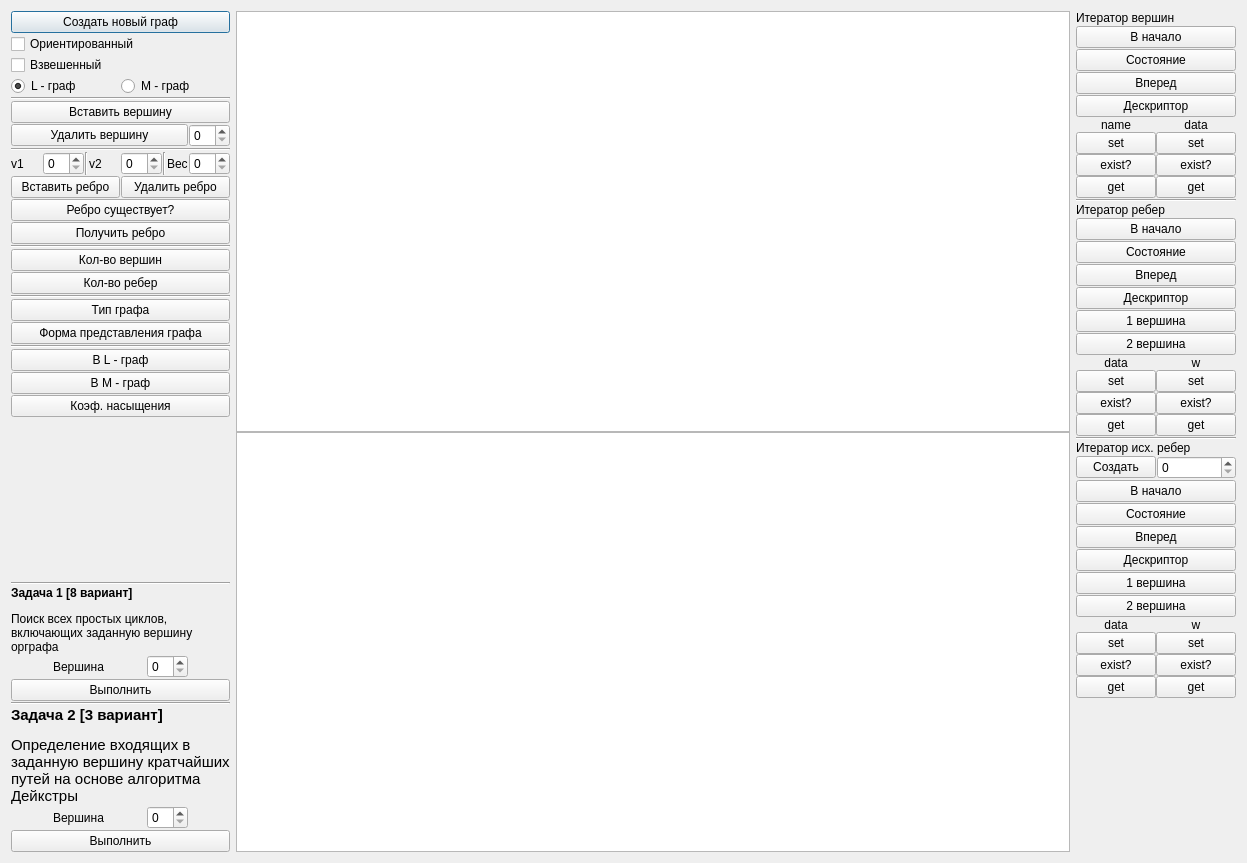
<?xml version="1.0" encoding="UTF-8"?>
<ui version="4.0">
 <class>Dialog</class>
 <widget class="QDialog" name="Dialog">
  <property name="geometry">
   <rect>
    <x>0</x>
    <y>0</y>
    <width>1247</width>
    <height>863</height>
   </rect>
  </property>
  <property name="windowTitle">
   <string>Graph-rgz</string>
  </property>
  <layout class="QHBoxLayout" name="horizontalLayout">
   <item>
    <layout class="QHBoxLayout" name="horizontalLayout_2">
     <property name="spacing">
      <number>1</number>
     </property>
     <item>
      <layout class="QVBoxLayout" name="verticalLayout_2">
       <property name="spacing">
        <number>1</number>
       </property>
       <property name="sizeConstraint">
        <enum>QLayout::SetDefaultConstraint</enum>
       </property>
       <item>
        <widget class="QPushButton" name="createGraphButton">
         <property name="sizePolicy">
          <sizepolicy hsizetype="Minimum" vsizetype="Fixed">
           <horstretch>0</horstretch>
           <verstretch>0</verstretch>
          </sizepolicy>
         </property>
         <property name="text">
          <string>Создать новый граф</string>
         </property>
        </widget>
       </item>
       <item>
        <widget class="QCheckBox" name="directedCheckBox">
         <property name="sizePolicy">
          <sizepolicy hsizetype="Minimum" vsizetype="Fixed">
           <horstretch>0</horstretch>
           <verstretch>0</verstretch>
          </sizepolicy>
         </property>
         <property name="text">
          <string>Ориентированный</string>
         </property>
        </widget>
       </item>
       <item>
        <widget class="QCheckBox" name="weightCheckBox">
         <property name="text">
          <string>Взвешенный</string>
         </property>
        </widget>
       </item>
       <item>
        <layout class="QHBoxLayout" name="horizontalLayout_3">
         <item>
          <widget class="QRadioButton" name="LCheckBox">
           <property name="text">
            <string>L - граф</string>
           </property>
           <property name="checked">
            <bool>true</bool>
           </property>
          </widget>
         </item>
         <item>
          <widget class="QRadioButton" name="MCheckBox">
           <property name="text">
            <string>M - граф</string>
           </property>
          </widget>
         </item>
        </layout>
       </item>
       <item>
        <widget class="Line" name="line_6">
         <property name="orientation">
          <enum>Qt::Horizontal</enum>
         </property>
        </widget>
       </item>
       <item>
        <widget class="QPushButton" name="insertVertexButton">
         <property name="sizePolicy">
          <sizepolicy hsizetype="Minimum" vsizetype="Fixed">
           <horstretch>0</horstretch>
           <verstretch>0</verstretch>
          </sizepolicy>
         </property>
         <property name="text">
          <string>Вставить вершину</string>
         </property>
        </widget>
       </item>
       <item>
        <layout class="QHBoxLayout" name="horizontalLayout_6">
         <item>
          <widget class="QPushButton" name="removeVertexButton">
           <property name="sizePolicy">
            <sizepolicy hsizetype="Minimum" vsizetype="Fixed">
             <horstretch>0</horstretch>
             <verstretch>0</verstretch>
            </sizepolicy>
           </property>
           <property name="text">
            <string>Удалить вершину</string>
           </property>
          </widget>
         </item>
         <item>
          <widget class="QSpinBox" name="deleteVSpin">
           <property name="sizePolicy">
            <sizepolicy hsizetype="Fixed" vsizetype="Fixed">
             <horstretch>0</horstretch>
             <verstretch>0</verstretch>
            </sizepolicy>
           </property>
          </widget>
         </item>
        </layout>
       </item>
       <item>
        <widget class="Line" name="line">
         <property name="frameShadow">
          <enum>QFrame::Sunken</enum>
         </property>
         <property name="midLineWidth">
          <number>0</number>
         </property>
         <property name="orientation">
          <enum>Qt::Horizontal</enum>
         </property>
        </widget>
       </item>
       <item>
        <layout class="QHBoxLayout" name="horizontalLayout_7">
         <item>
          <widget class="QLabel" name="label_8">
           <property name="sizePolicy">
            <sizepolicy hsizetype="Minimum" vsizetype="Preferred">
             <horstretch>0</horstretch>
             <verstretch>0</verstretch>
            </sizepolicy>
           </property>
           <property name="text">
            <string>v1</string>
           </property>
          </widget>
         </item>
         <item>
          <widget class="QSpinBox" name="deleteV1Spin"/>
         </item>
         <item>
          <widget class="Line" name="line_10">
           <property name="orientation">
            <enum>Qt::Vertical</enum>
           </property>
          </widget>
         </item>
         <item>
          <widget class="QLabel" name="label_9">
           <property name="sizePolicy">
            <sizepolicy hsizetype="Minimum" vsizetype="Preferred">
             <horstretch>0</horstretch>
             <verstretch>0</verstretch>
            </sizepolicy>
           </property>
           <property name="text">
            <string>v2</string>
           </property>
          </widget>
         </item>
         <item>
          <widget class="QSpinBox" name="deleteV2Spin"/>
         </item>
         <item>
          <widget class="Line" name="line_11">
           <property name="orientation">
            <enum>Qt::Vertical</enum>
           </property>
          </widget>
         </item>
         <item>
          <widget class="QLabel" name="label">
           <property name="sizePolicy">
            <sizepolicy hsizetype="Fixed" vsizetype="Preferred">
             <horstretch>0</horstretch>
             <verstretch>0</verstretch>
            </sizepolicy>
           </property>
           <property name="text">
            <string>Вес</string>
           </property>
          </widget>
         </item>
         <item>
          <widget class="QSpinBox" name="deleteWeight">
           <property name="sizePolicy">
            <sizepolicy hsizetype="Fixed" vsizetype="Fixed">
             <horstretch>0</horstretch>
             <verstretch>0</verstretch>
            </sizepolicy>
           </property>
          </widget>
         </item>
        </layout>
       </item>
       <item>
        <layout class="QHBoxLayout" name="horizontalLayout_8">
         <item>
          <widget class="QPushButton" name="InsertEdgeButton">
           <property name="text">
            <string>Вставить ребро</string>
           </property>
          </widget>
         </item>
         <item>
          <widget class="QPushButton" name="removeEdgeButton">
           <property name="text">
            <string>Удалить ребро</string>
           </property>
          </widget>
         </item>
        </layout>
       </item>
       <item>
        <widget class="QPushButton" name="isEdgeButton">
         <property name="text">
          <string>Ребро существует?</string>
         </property>
        </widget>
       </item>
       <item>
        <widget class="QPushButton" name="getEdgeButton">
         <property name="text">
          <string>Получить ребро</string>
         </property>
        </widget>
       </item>
       <item>
        <widget class="Line" name="line_2">
         <property name="lineWidth">
          <number>1</number>
         </property>
         <property name="midLineWidth">
          <number>0</number>
         </property>
         <property name="orientation">
          <enum>Qt::Horizontal</enum>
         </property>
        </widget>
       </item>
       <item>
        <widget class="QPushButton" name="vertexCountButton">
         <property name="text">
          <string>Кол-во вершин</string>
         </property>
        </widget>
       </item>
       <item>
        <widget class="QPushButton" name="edgeCountButton">
         <property name="text">
          <string>Кол-во ребер</string>
         </property>
        </widget>
       </item>
       <item>
        <widget class="Line" name="line_3">
         <property name="orientation">
          <enum>Qt::Horizontal</enum>
         </property>
        </widget>
       </item>
       <item>
        <widget class="QPushButton" name="graphTypeButton">
         <property name="text">
          <string>Тип графа</string>
         </property>
        </widget>
       </item>
       <item>
        <widget class="QPushButton" name="viewFormButton">
         <property name="text">
          <string>Форма представления графа</string>
         </property>
         <property name="flat">
          <bool>false</bool>
         </property>
        </widget>
       </item>
       <item>
        <widget class="Line" name="line_4">
         <property name="orientation">
          <enum>Qt::Horizontal</enum>
         </property>
        </widget>
       </item>
       <item>
        <widget class="QPushButton" name="toLGraphButton">
         <property name="text">
          <string>В L - граф</string>
         </property>
        </widget>
       </item>
       <item>
        <widget class="QPushButton" name="pushButton_9">
         <property name="text">
          <string>В M - граф</string>
         </property>
        </widget>
       </item>
       <item>
        <widget class="QPushButton" name="nasButton">
         <property name="text">
          <string>Коэф. насыщения</string>
         </property>
        </widget>
       </item>
       <item>
        <spacer name="verticalSpacer">
         <property name="orientation">
          <enum>Qt::Vertical</enum>
         </property>
         <property name="sizeType">
          <enum>QSizePolicy::Expanding</enum>
         </property>
         <property name="sizeHint" stdset="0">
          <size>
           <width>20</width>
           <height>40</height>
          </size>
         </property>
        </spacer>
       </item>
       <item>
        <widget class="Line" name="line_5">
         <property name="orientation">
          <enum>Qt::Horizontal</enum>
         </property>
        </widget>
       </item>
       <item>
        <widget class="QLabel" name="label_2">
         <property name="sizePolicy">
          <sizepolicy hsizetype="Minimum" vsizetype="Preferred">
           <horstretch>0</horstretch>
           <verstretch>0</verstretch>
          </sizepolicy>
         </property>
         <property name="text">
          <string>&lt;html&gt;&lt;head/&gt;&lt;body&gt;&lt;p&gt;&lt;span style=&quot; font-weight:600;&quot;&gt;Задача 1 [8 вариант]&lt;/span&gt;&lt;/p&gt;&lt;p&gt;Поиск всех простых циклов, включающих заданную вершину орграфа&lt;/p&gt;&lt;/body&gt;&lt;/html&gt;</string>
         </property>
         <property name="wordWrap">
          <bool>true</bool>
         </property>
        </widget>
       </item>
       <item>
        <layout class="QHBoxLayout" name="horizontalLayout_9">
         <item>
          <widget class="QLabel" name="label_12">
           <property name="sizePolicy">
            <sizepolicy hsizetype="Fixed" vsizetype="Preferred">
             <horstretch>0</horstretch>
             <verstretch>0</verstretch>
            </sizepolicy>
           </property>
           <property name="text">
            <string>Вершина</string>
           </property>
          </widget>
         </item>
         <item>
          <widget class="QSpinBox" name="spinBox_3">
           <property name="sizePolicy">
            <sizepolicy hsizetype="Fixed" vsizetype="Fixed">
             <horstretch>0</horstretch>
             <verstretch>0</verstretch>
            </sizepolicy>
           </property>
          </widget>
         </item>
        </layout>
       </item>
       <item>
        <widget class="QPushButton" name="task1Button">
         <property name="text">
          <string>Выполнить</string>
         </property>
        </widget>
       </item>
       <item>
        <widget class="Line" name="line_7">
         <property name="orientation">
          <enum>Qt::Horizontal</enum>
         </property>
        </widget>
       </item>
       <item>
        <widget class="QLabel" name="label_3">
         <property name="sizePolicy">
          <sizepolicy hsizetype="Fixed" vsizetype="Preferred">
           <horstretch>0</horstretch>
           <verstretch>0</verstretch>
          </sizepolicy>
         </property>
         <property name="text">
          <string>&lt;!DOCTYPE HTML PUBLIC &quot;-//W3C//DTD HTML 4.0//EN&quot; &quot;http://www.w3.org/TR/REC-html40/strict.dtd&quot;&gt;
&lt;html&gt;&lt;head&gt;&lt;meta name=&quot;qrichtext&quot; content=&quot;1&quot; /&gt;&lt;style type=&quot;text/css&quot;&gt;
p, li { white-space: pre-wrap; }
&lt;/style&gt;&lt;/head&gt;&lt;body style=&quot; font-family:'Ubuntu'; font-size:11pt; font-weight:400; font-style:normal;&quot;&gt;
&lt;p style=&quot; margin-top:12px; margin-bottom:12px; margin-left:0px; margin-right:0px; -qt-block-indent:0; text-indent:0px;&quot;&gt;&lt;span style=&quot; font-weight:600;&quot;&gt;Задача 2 [3 вариант]&lt;/span&gt;&lt;/p&gt;
&lt;p style=&quot; margin-top:12px; margin-bottom:12px; margin-left:0px; margin-right:0px; -qt-block-indent:0; text-indent:0px;&quot;&gt;Определение входящих в заданную вершину кратчайших путей на основе алгоритма Дейкстры&lt;/p&gt;&lt;/body&gt;&lt;/html&gt;</string>
         </property>
         <property name="wordWrap">
          <bool>true</bool>
         </property>
        </widget>
       </item>
       <item>
        <layout class="QHBoxLayout" name="horizontalLayout_4">
         <item>
          <widget class="QLabel" name="label_4">
           <property name="sizePolicy">
            <sizepolicy hsizetype="Fixed" vsizetype="Preferred">
             <horstretch>0</horstretch>
             <verstretch>0</verstretch>
            </sizepolicy>
           </property>
           <property name="text">
            <string>Вершина</string>
           </property>
          </widget>
         </item>
         <item>
          <widget class="QSpinBox" name="spinBox">
           <property name="sizePolicy">
            <sizepolicy hsizetype="Fixed" vsizetype="Fixed">
             <horstretch>0</horstretch>
             <verstretch>0</verstretch>
            </sizepolicy>
           </property>
          </widget>
         </item>
        </layout>
       </item>
       <item>
        <widget class="QPushButton" name="task2Button">
         <property name="text">
          <string>Выполнить</string>
         </property>
        </widget>
       </item>
      </layout>
     </item>
    </layout>
   </item>
   <item>
    <layout class="QVBoxLayout" name="verticalLayout">
     <property name="spacing">
      <number>0</number>
     </property>
     <item>
      <widget class="GraphWidget" name="graphicsView">
       <property name="renderHints">
        <set>QPainter::Antialiasing|QPainter::HighQualityAntialiasing|QPainter::TextAntialiasing</set>
       </property>
       <property name="transformationAnchor">
        <enum>QGraphicsView::AnchorViewCenter</enum>
       </property>
      </widget>
     </item>
     <item>
      <widget class="QPlainTextEdit" name="plainTextEdit">
       <property name="font">
        <font>
         <family>Ubuntu Mono</family>
         <pointsize>12</pointsize>
        </font>
       </property>
       <property name="readOnly">
        <bool>true</bool>
       </property>
      </widget>
     </item>
    </layout>
   </item>
   <item>
    <layout class="QVBoxLayout" name="verticalLayout_3">
     <property name="spacing">
      <number>1</number>
     </property>
     <item>
      <widget class="QLabel" name="label_5">
       <property name="text">
        <string>Итератор вершин</string>
       </property>
      </widget>
     </item>
     <item>
      <widget class="QPushButton" name="vi_begin">
       <property name="text">
        <string>В начало</string>
       </property>
      </widget>
     </item>
     <item>
      <widget class="QPushButton" name="vi_state">
       <property name="text">
        <string>Состояние</string>
       </property>
      </widget>
     </item>
     <item>
      <widget class="QPushButton" name="vi_next">
       <property name="text">
        <string>Вперед</string>
       </property>
      </widget>
     </item>
     <item>
      <widget class="QPushButton" name="vi_get">
       <property name="text">
        <string>Дескриптор</string>
       </property>
      </widget>
     </item>
     <item>
      <layout class="QGridLayout" name="gridLayout">
       <property name="spacing">
        <number>0</number>
       </property>
       <item row="3" column="0">
        <widget class="QPushButton" name="vi_get_name">
         <property name="sizePolicy">
          <sizepolicy hsizetype="Minimum" vsizetype="Fixed">
           <horstretch>0</horstretch>
           <verstretch>0</verstretch>
          </sizepolicy>
         </property>
         <property name="text">
          <string>get</string>
         </property>
        </widget>
       </item>
       <item row="2" column="0">
        <widget class="QPushButton" name="vi_name_is">
         <property name="text">
          <string>exist?</string>
         </property>
        </widget>
       </item>
       <item row="1" column="0">
        <widget class="QPushButton" name="vi_set_name">
         <property name="sizePolicy">
          <sizepolicy hsizetype="Minimum" vsizetype="Fixed">
           <horstretch>0</horstretch>
           <verstretch>0</verstretch>
          </sizepolicy>
         </property>
         <property name="text">
          <string>set</string>
         </property>
        </widget>
       </item>
       <item row="0" column="0">
        <widget class="QLabel" name="label_10">
         <property name="sizePolicy">
          <sizepolicy hsizetype="Minimum" vsizetype="Preferred">
           <horstretch>0</horstretch>
           <verstretch>0</verstretch>
          </sizepolicy>
         </property>
         <property name="text">
          <string>name</string>
         </property>
         <property name="alignment">
          <set>Qt::AlignCenter</set>
         </property>
        </widget>
       </item>
       <item row="0" column="1">
        <widget class="QLabel" name="label_11">
         <property name="text">
          <string>data</string>
         </property>
         <property name="alignment">
          <set>Qt::AlignCenter</set>
         </property>
        </widget>
       </item>
       <item row="1" column="1">
        <widget class="QPushButton" name="vi_data_set">
         <property name="text">
          <string>set</string>
         </property>
        </widget>
       </item>
       <item row="2" column="1">
        <widget class="QPushButton" name="pushButton">
         <property name="text">
          <string>exist?</string>
         </property>
         <property name="default">
          <bool>false</bool>
         </property>
         <property name="flat">
          <bool>false</bool>
         </property>
        </widget>
       </item>
       <item row="3" column="1">
        <widget class="QPushButton" name="vi_data_get">
         <property name="text">
          <string>get</string>
         </property>
        </widget>
       </item>
      </layout>
     </item>
     <item>
      <widget class="Line" name="line_8">
       <property name="orientation">
        <enum>Qt::Horizontal</enum>
       </property>
      </widget>
     </item>
     <item>
      <widget class="QLabel" name="label_6">
       <property name="text">
        <string>Итератор ребер</string>
       </property>
      </widget>
     </item>
     <item>
      <widget class="QPushButton" name="ei_begin">
       <property name="text">
        <string>В начало</string>
       </property>
      </widget>
     </item>
     <item>
      <widget class="QPushButton" name="ei_state">
       <property name="text">
        <string>Состояние</string>
       </property>
      </widget>
     </item>
     <item>
      <widget class="QPushButton" name="ei_next">
       <property name="text">
        <string>Вперед</string>
       </property>
      </widget>
     </item>
     <item>
      <widget class="QPushButton" name="ei_get">
       <property name="text">
        <string>Дескриптор</string>
       </property>
      </widget>
     </item>
     <item>
      <widget class="QPushButton" name="ei_v1">
       <property name="text">
        <string>1 вершина</string>
       </property>
      </widget>
     </item>
     <item>
      <widget class="QPushButton" name="ei_v2">
       <property name="text">
        <string>2 вершина</string>
       </property>
      </widget>
     </item>
     <item>
      <layout class="QGridLayout" name="gridLayout_2">
       <property name="spacing">
        <number>0</number>
       </property>
       <item row="2" column="1">
        <widget class="QPushButton" name="ie_is_w">
         <property name="text">
          <string>exist?</string>
         </property>
        </widget>
       </item>
       <item row="1" column="0">
        <widget class="QPushButton" name="pushButton_3">
         <property name="text">
          <string>set</string>
         </property>
        </widget>
       </item>
       <item row="0" column="0">
        <widget class="QLabel" name="label_13">
         <property name="text">
          <string>data</string>
         </property>
         <property name="alignment">
          <set>Qt::AlignCenter</set>
         </property>
        </widget>
       </item>
       <item row="3" column="0">
        <widget class="QPushButton" name="ie_get_data">
         <property name="text">
          <string>get</string>
         </property>
        </widget>
       </item>
       <item row="2" column="0">
        <widget class="QPushButton" name="ie_is_data">
         <property name="text">
          <string>exist?</string>
         </property>
        </widget>
       </item>
       <item row="1" column="1">
        <widget class="QPushButton" name="pushButton_4">
         <property name="text">
          <string>set</string>
         </property>
        </widget>
       </item>
       <item row="0" column="1">
        <widget class="QLabel" name="label_14">
         <property name="text">
          <string>w</string>
         </property>
         <property name="alignment">
          <set>Qt::AlignCenter</set>
         </property>
        </widget>
       </item>
       <item row="3" column="1">
        <widget class="QPushButton" name="ie_get_w">
         <property name="text">
          <string>get</string>
         </property>
        </widget>
       </item>
      </layout>
     </item>
     <item>
      <widget class="Line" name="line_9">
       <property name="orientation">
        <enum>Qt::Horizontal</enum>
       </property>
      </widget>
     </item>
     <item>
      <widget class="QLabel" name="label_7">
       <property name="text">
        <string>Итератор исх. ребер</string>
       </property>
      </widget>
     </item>
     <item>
      <layout class="QHBoxLayout" name="horizontalLayout_5">
       <item>
        <widget class="QPushButton" name="oei_create">
         <property name="text">
          <string>Создать</string>
         </property>
        </widget>
       </item>
       <item>
        <widget class="QSpinBox" name="spinBox_2"/>
       </item>
      </layout>
     </item>
     <item>
      <widget class="QPushButton" name="oei_begin">
       <property name="text">
        <string>В начало</string>
       </property>
      </widget>
     </item>
     <item>
      <widget class="QPushButton" name="oei_state">
       <property name="text">
        <string>Состояние</string>
       </property>
      </widget>
     </item>
     <item>
      <widget class="QPushButton" name="oei_next">
       <property name="text">
        <string>Вперед</string>
       </property>
      </widget>
     </item>
     <item>
      <widget class="QPushButton" name="oei_get">
       <property name="text">
        <string>Дескриптор</string>
       </property>
      </widget>
     </item>
     <item>
      <widget class="QPushButton" name="oei_v1">
       <property name="text">
        <string>1 вершина</string>
       </property>
      </widget>
     </item>
     <item>
      <widget class="QPushButton" name="oei_v2">
       <property name="text">
        <string>2 вершина</string>
       </property>
      </widget>
     </item>
     <item>
      <layout class="QGridLayout" name="gridLayout_3">
       <property name="spacing">
        <number>0</number>
       </property>
       <item row="0" column="0">
        <widget class="QLabel" name="label_16">
         <property name="text">
          <string>data</string>
         </property>
         <property name="alignment">
          <set>Qt::AlignCenter</set>
         </property>
        </widget>
       </item>
       <item row="2" column="0">
        <widget class="QPushButton" name="ioe_data_is">
         <property name="text">
          <string>exist?</string>
         </property>
        </widget>
       </item>
       <item row="1" column="0">
        <widget class="QPushButton" name="ioe_data_set">
         <property name="text">
          <string>set</string>
         </property>
        </widget>
       </item>
       <item row="0" column="1">
        <widget class="QLabel" name="label_17">
         <property name="text">
          <string>w</string>
         </property>
         <property name="alignment">
          <set>Qt::AlignCenter</set>
         </property>
        </widget>
       </item>
       <item row="3" column="0">
        <widget class="QPushButton" name="ioe_data_get">
         <property name="text">
          <string>get</string>
         </property>
        </widget>
       </item>
       <item row="1" column="1">
        <widget class="QPushButton" name="ioe_set_w">
         <property name="text">
          <string>set</string>
         </property>
        </widget>
       </item>
       <item row="2" column="1">
        <widget class="QPushButton" name="ioe_is_w">
         <property name="text">
          <string>exist?</string>
         </property>
        </widget>
       </item>
       <item row="3" column="1">
        <widget class="QPushButton" name="ioe_get_w">
         <property name="text">
          <string>get</string>
         </property>
        </widget>
       </item>
      </layout>
     </item>
     <item>
      <spacer name="verticalSpacer_2">
       <property name="orientation">
        <enum>Qt::Vertical</enum>
       </property>
       <property name="sizeHint" stdset="0">
        <size>
         <width>20</width>
         <height>40</height>
        </size>
       </property>
      </spacer>
     </item>
    </layout>
   </item>
  </layout>
 </widget>
 <customwidgets>
  <customwidget>
   <class>GraphWidget</class>
   <extends>QGraphicsView</extends>
   <header location="global">graphwidget.h</header>
  </customwidget>
 </customwidgets>
 <resources/>
 <connections/>
</ui>
